Frame 1 (no input): blank canvas, image omitted
Frame 60 (the mouse pressed at the canvas centre just before this capture): blank canvas, image omitted
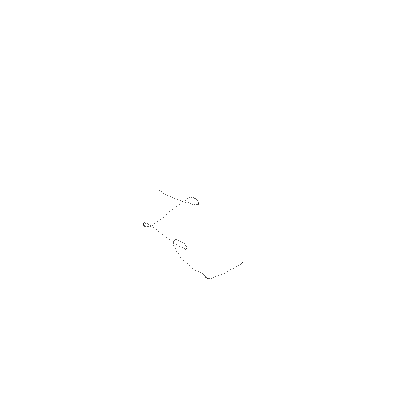
Frame 120 (the mouse held since frame 60 and released just before this capture)

The Processing sketch whose frames 1 and 60 were blank and that drew this single picture after the mouse press (run headless with seeded random() and noise(); from frame 60 on, the mouse is pressed at the canvas centre):

// Processing sketch: perlin_walker
// ── perlin_walker.pde
Walker w;

void setup() {
  size(400, 400);
  background(255);
  w = new Walker();
}
void draw() {
  w.step();
  w.display();
}

class Walker {
  float x, y;
  float tx, ty;
  Walker() {
    tx = 0;
    ty = 10000;
  }
  void step() {
    x = map(noise(tx), 0, 1, 0, width);
    y = map(noise(ty), 0, 1, 0, height);
    tx += 0.01;
    ty += 0.01;
  }
  void display() {
    point(x,y);
  }
}
